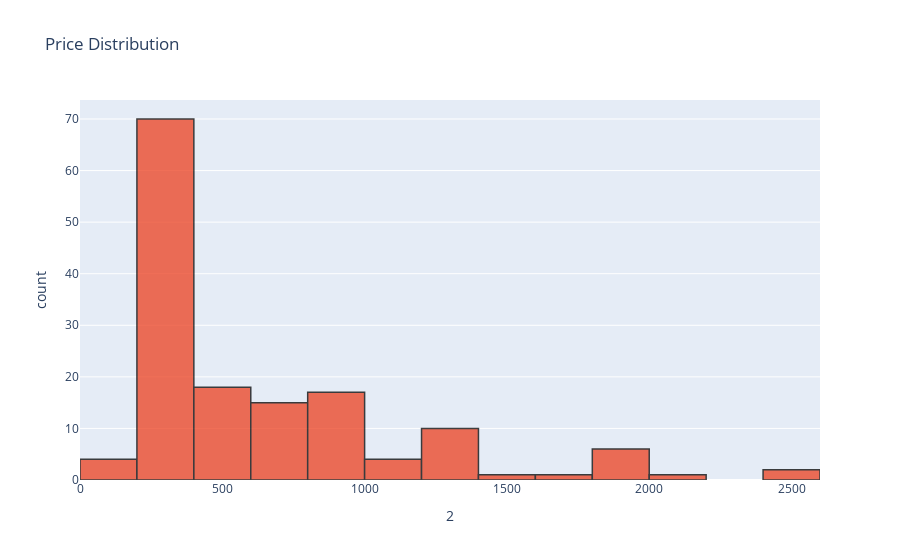

Here is the notebook cell this chart was saved with:
### Code cell
fig = px.histogram(table, x=2,title='Price Distribution',color_discrete_sequence=['#EC4020'])
fig.update_traces(marker_line_color='black',marker_line_width=1.5, opacity=0.75)

### Figure 1 — Plotly figure (JSON) as saved in the notebook; plotly's stock layout.template omitted (floating-point values rounded to 4 significant figures; data arrays with more than 128 entries replaced by an {"elided": "..."} marker saying what was removed)
{"data": [{"alignmentgroup": "True", "bingroup": "x", "hovertemplate": "2=%{x}<br>count=%{y}<extra></extra>", "legendgroup": "", "marker": {"color": "#EC4020", "line": {"color": "black", "width": 1.5}, "pattern": {"shape": ""}}, "name": "", "offsetgroup": "", "opacity": 0.75, "orientation": "v", "showlegend": false, "type": "histogram", "x": {"elided": "149 int values"}, "xaxis": "x", "yaxis": "y"}], "layout": {"barmode": "relative", "legend": {"tracegroupgap": 0}, "title": {"text": "Price Distribution"}, "xaxis": {"anchor": "y", "domain": [0, 1], "title": {"text": "2"}}, "yaxis": {"anchor": "x", "domain": [0, 1], "title": {"text": "count"}}}}
